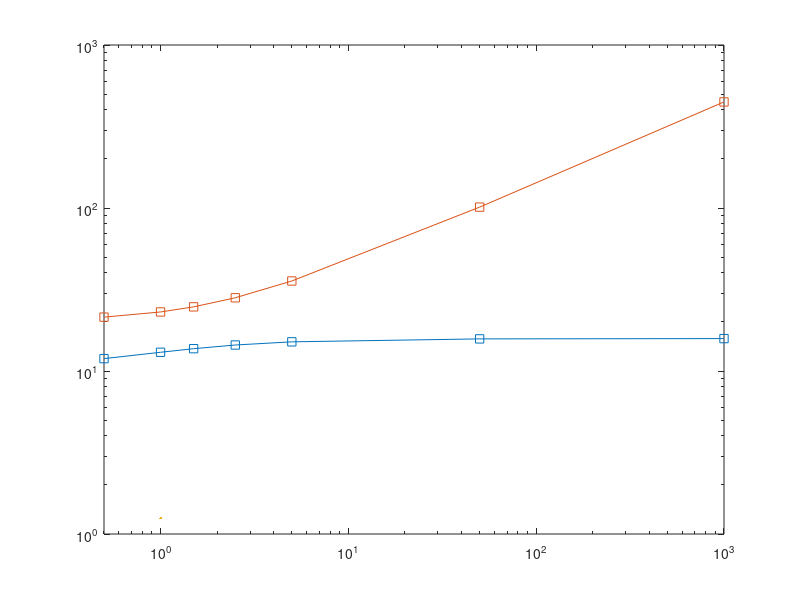

The MATLAB source for this figure: (Note: this script raises an error after producing the figure.)
%% TASK 3: EVOLUTION OF NATURAL FREQUENCIES WITH kCOUPLING:
k1 = 3947.84;
a = [0, .5, 1, 1.5, 2.5, 5, 50, 1000]';
k = a*k1;

% Frequencies obtained from the .f06 solutions of the 103 SOLVER.
freqs = [
9.999998E+00, 2.000000E+01;
1.191159E+01, 2.140359E+01;
1.302775E+01, 2.302775E+01;
1.370649E+01, 2.474130E+01;
1.443788E+01, 2.813445E+01;
1.509916E+01, 3.566532E+01;
1.574009E+01, 1.012534E+02;
1.580783E+01, 4.474930E+02
];

figure(100)
fs = 14;
lw = 1.25;
loglog(a, freqs(:,:), '-s', LineWidth=1.25)
set(gca, 'YScale', 'log')
set(gca, 'XScale', 'log')
xlim([.5,1000])
legend({'$f_1$', '$f_2$'}, Interpreter="latex", FontSize=fs)
xlabel('Coupling Stiffness Relation, $k_{coupling}/k_1$', Interpreter='latex', FontSize=fs)
ylabel('Modal Frequency (Hz)', Interpreter='latex', FontSize=fs)
grid on; box on


%% Analytical f1
k1 = 3947.84;
k2 = 15791.36;
M1 = 1;
cycles_kinfinity_eig1 = 1/(2*pi) * sqrt((k1+k2)/2*M1);




